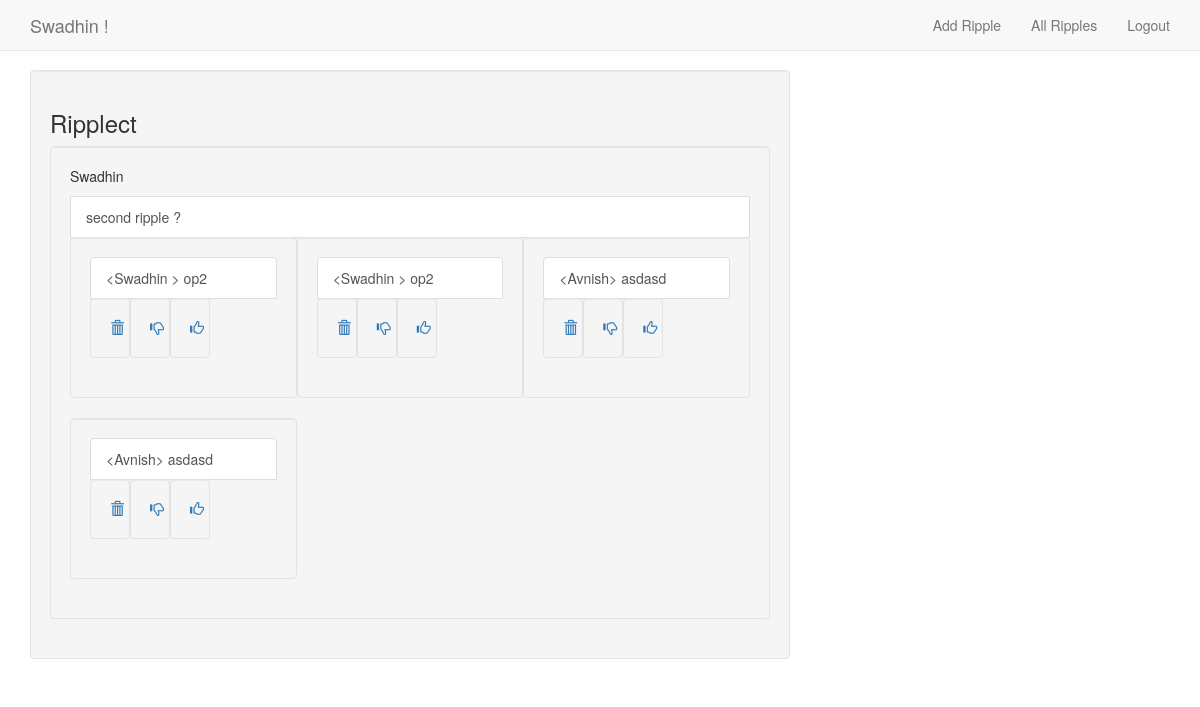
Page /ripple/rippleView/45/ (signed in) on the committed database.
### data/models.py (models this page shows, shortened)
class UserQueries(models.Model):
	queryOwner = models.ForeignKey(User, related_name="userQueryOwner")
	question = models.CharField(max_length=64)
	timeStamp = models.DateTimeField(auto_now_add=True)
	comment = models.CharField(max_length=128,blank=True)
	objects = QueryManager()
	def __str__(self):
		return "{0} ?".format(self.question)
		"""return "<{0}> {1} ?".format(self.queryOwner.first_name,self.question)"""

class UserOpinions(models.Model):
	opinionOwner = models.ForeignKey(User, related_name="userOpinionOwner")
	questionOfOpinion = models.ForeignKey(UserQueries,related_name="parentUserQuery")
	opinion = models.CharField(max_length=64)
	timeStamp = models.DateTimeField(auto_now_add=True)
	comment = models.CharField(max_length=128,blank=True)
	objects = OpinionManager()
	def __str__(self):
		return "<{0}> {1}".format(self.opinionOwner.first_name,self.opinion)

### ripple/views.py (the view)
# urls.py: url(r'^rippleView/(?P<pk>\d+)/$','rippleView',name='rippleView')
@login_required
def rippleView(request,pk):
	rippleQuery = get_object_or_404(UserQueries,pk=pk)
	OpinionButtonFlag = False
	if request.method == 'POST':
		return render(request,'accounts/home.html')
	if request.method == 'GET':
		rippleQueryOpinionList = UserOpinions.objects.opinionsForQuery(rippleQuery)
		queryWithDetails = UserQueryWithDetails(rippleQuery,rippleQueryOpinionList)
		if utils.isPermittedToAddOpinion(rippleQuery,request.user):
			OpinionButtonFlag = True
		context = {'titleName': 'Ripplect',
				'brandName': request.user.first_name,
				'queryWithDetails': queryWithDetails,
				'OpinionButtonFlag': OpinionButtonFlag }
		return render(request,"ripple/rippleView.html",context)

### data/models.py (called while the page is built)
	def opinionsForQuery(self,UserQueries):
		return super(OpinionManager,self).get_queryset().filter(questionOfOpinion_id=UserQueries.id)

### data/utils.py (called while the page is built)
def isPermittedToAddOpinion(query,opUser):
	""" Some validity check/Exception Handling """
	opList = UserOpinions.objects.filter(questionOfOpinion=query , opinionOwner=opUser)
	opinionCount = opList.count()
	print opinionCount
	print "opinion User = {0}".format(opUser)
	print "query Creator User = {0}".format(query.queryOwner)
	if opUser == query.queryOwner :
		""" Allowing 2 opinions for a query starter"""
		if opinionCount >= 0 and opinionCount < 2:
			return True
	else :
		""" allow only 1 opinion otherwise """
		if opinionCount == 0 :
			return True
	return False

### ripple/templates/ripple/rippleView.html
{% extends "accounts/home.html" %}
{% block content %}
    <div class="well col-md-8">
      {% include "data/ripplect_details_snippet.html" with header="Ripplect" detailQuery=queryWithDetails opinionAddButton=OpinionButtonFlag%}
    </div>
{% endblock content %}

### templates/base.html (shortened to what this page needs)
{% load staticfiles %}
<!DOCTYPE html>
  <html class="no-js">
<head>
  {% block styling %}
  <link rel="stylesheet" href="{% static 'bootstrap/css/bootstrap.min.css' %}">
  {% endblock styling%}
</head>
<body>
  <nav class="navbar navbar-default  navbar-fixed-top" role="navigation">
    <div class="container">
      <div class="navbar-header">
        <a class="navbar-brand"  href="{% block brandurl %}#{% endblock brandurl %}">
          {% block brandname %} {{brandName}}{% endblock brandname %}! </a>
      </div>
      <ul class="nav navbar-nav navbar-right">
            {% block navigationLinks %}
            {% endblock navigationLinks %}
          {% if user.is_authenticated %}
            <li> <a href="{% url 'ripplect_login' %}"> Logout </a> </li>
          {% else %}
            <li> <a href="{% url 'ripplect_login' %}"> Login </a> </li>
          {% endif %}
      </ul>
    </div>
  </nav>
  <div class="container">
    {% block content %}
    {% endblock content %}
  </div>
</body>
</html>

### data/templates/data/ripplect_details_snippet.html (shortened to what this page needs)
<h3 class="panel-header"> {{header}}</h3>
<div class="list-group">
	{% if detailQuery %}
		<div class="well col-md-12">
			<p> {{detailQuery.query.queryOwner.first_name}} </p>
			<a class="list-group-item" href="#">
				{{detailQuery.query}}
			</a>
				<div class="list-group">
					{% for opinion in detailQuery.opinionList %}
						<div class="well col-md-4">
							<a class="list-group-item" href="#">
							{{opinion}}
							</a>
							<a class="well col-xs-2" href="#">
								<span class="glyphicon glyphicon-trash"</span>
							</a>
							<a class="well col-xs-2"  href="#">
								<span class="glyphicon glyphicon-thumbs-down"</span>
							</a>
							<a class="well col-xs-2" href="#">
								<span class="glyphicon glyphicon-thumbs-up"</span>
							</a>
						</div>
					{% empty %}
						<span class="list-group-item">No Views</span>
					{% endfor %}
				</div>
		</div>
	{% else %}
		<span class="list-group-item">No ripple Available</span>
	{% endif %}
</div>

### templates/base.html (style rules this page uses)
body { padding-top: 70px; }

### rows in the picture
UserQueries: query.queryOwner.first_name "Swadhin", query "second ripple ?"
UserOpinions: opinionOwner+opinion "<Swadhin > op2"
UserOpinions: opinionOwner+opinion "<Swadhin > op2"
UserOpinions: opinionOwner+opinion "<Avnish> asdasd"
UserOpinions: opinionOwner+opinion "<Avnish> asdasd"

### other values in the picture
{{ brandName }} "Swadhin"
{{ header }} "Ripplect"
